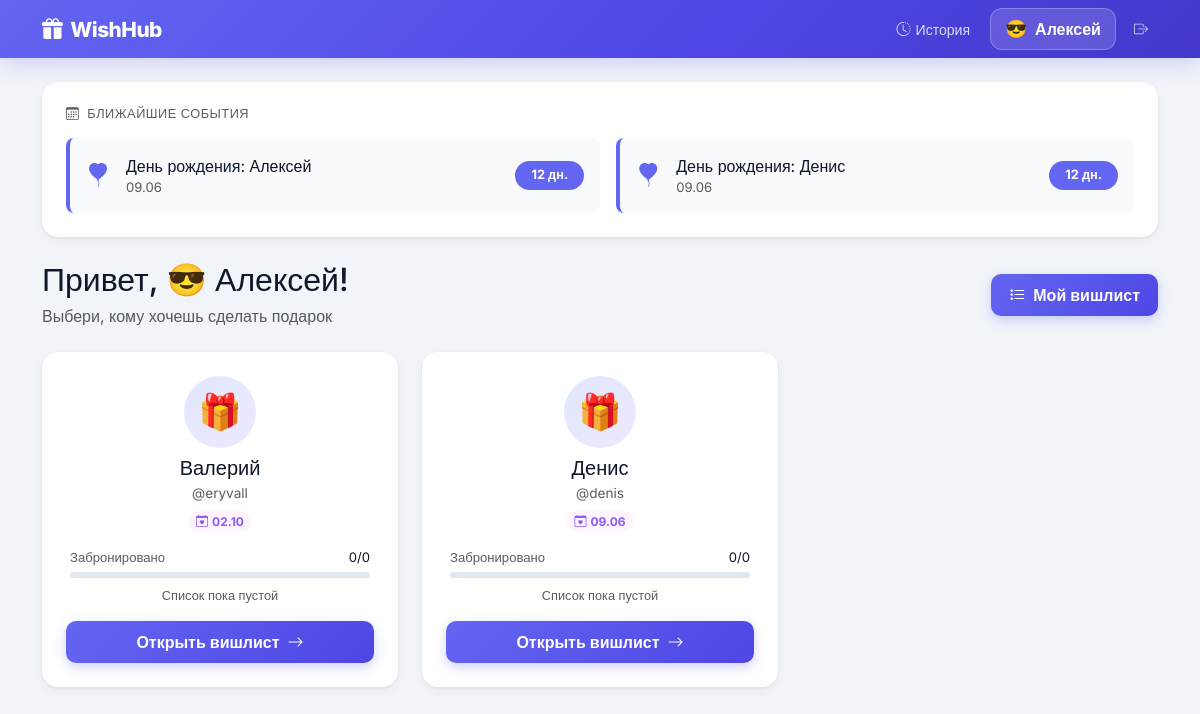
Screenshot of / (signed in) with the database file from the repository.
### app.py (models this page shows)
class User(UserMixin, db.Model):
    id            = db.Column(db.Integer, primary_key=True)
    username      = db.Column(db.String(50), unique=True, nullable=False)
    password_hash = db.Column(db.String(255), nullable=False)
    name          = db.Column(db.String(50), nullable=False)
    is_admin      = db.Column(db.Boolean, default=False)
    birthday      = db.Column(db.Date, nullable=True)
    emoji         = db.Column(db.String(10), default='🎁')
    wishes        = db.relationship('WishItem', backref='owner', lazy=True, foreign_keys='WishItem.user_id')

### app.py (the view)
@app.route('/')
@login_required
def index():
    users = User.query.filter(User.id != current_user.id).all()
    events = get_upcoming_events()
    stats = {}
    for u in users:
        total   = WishItem.query.filter_by(user_id=u.id, is_purchased=False).count()
        booked  = WishItem.query.filter_by(user_id=u.id, is_purchased=False).filter(WishItem.booked_by_id != None).count()
        stats[u.id] = {'total': total, 'booked': booked}
    return render_template('index.html', users=users, events=events, stats=stats)

### app.py (called while the page is built)
@login_manager.user_loader
def load_user(user_id):
    return db.session.get(User, int(user_id))

### templates/index.html (shortened to what this page needs)
{% extends "base.html" %}
{% block content %}
{% if events %}
<div class="mb-4">
  <div class="card-w p-4">
    <h6 class="fw-700 text-muted mb-3 d-flex align-items-center gap-2" style="font-size:.8rem;text-transform:uppercase;letter-spacing:.5px">
      <i class="bi bi-calendar3 text-indigo"></i> Ближайшие события
    </h6>
    <div class="d-flex flex-wrap gap-3">
      {% for ev in events %}
      <div class="d-flex align-items-center gap-3 p-3 rounded-3 flex-grow-1"
           style="background:{% if ev.days_left==0 %}linear-gradient(135deg,#fdf4ff,#ede9fe){% else %}#f8fafc{% endif %};min-width:240px;border-left:4px solid {% if ev.days_left==0 %}#8b5cf6{% else %}#6366f1{% endif %}">
        <i class="bi {{ ev.icon }} fs-4" style="color:{% if ev.days_left==0 %}#8b5cf6{% else %}#6366f1{% endif %}"></i>
        <div class="flex-grow-1">
          <div class="fw-600">{{ ev.text }}</div>
          <div class="text-muted" style="font-size:.82rem">{{ ev.date }}</div>
        </div>
        <span class="badge rounded-pill px-3 py-2 fw-600"
              style="background:{% if ev.days_left==0 %}#8b5cf6{% else %}#6366f1{% endif %};color:#fff;font-size:.8rem">
          {% if ev.days_left == 0 %}🎉 Сегодня!{% else %}{{ ev.days_left }} дн.{% endif %}
        </span>
      </div>
      {% endfor %}
    </div>
  </div>
</div>
{% endif %}
<div class="d-flex align-items-center justify-content-between mb-4">
  <div>
    <h2 class="fw-800 mb-0">Привет, {{ current_user.emoji }} {{ current_user.name }}!</h2>
    <p class="text-muted mb-0 mt-1">Выбери, кому хочешь сделать подарок</p>
  </div>
  <a href="{{ url_for('my_wishlist') }}" class="btn btn-w btn-w-primary">
    <i class="bi bi-list-stars me-1"></i> Мой вишлист
  </a>
</div>
{% if users %}
<div class="row g-4">
  {% for u in users %}
  {% set s = stats[u.id] %}
  <div class="col-sm-6 col-lg-4">
    <div class="card-w p-4 h-100 d-flex flex-col" style="flex-direction:column">
      <div class="text-center mb-3">
        <div class="d-inline-flex align-items-center justify-content-center rounded-circle mb-2"
             style="width:72px;height:72px;font-size:2.2rem;background:linear-gradient(135deg,#e0e7ff,#ede9fe)">
          {{ u.emoji }}
        </div>
        <h5 class="fw-700 mb-0">{{ u.name }}</h5>
        <span class="text-muted" style="font-size:.85rem">@{{ u.username }}</span>
        {% if u.birthday %}
        <div class="mt-1">
          <span class="badge rounded-pill px-2 py-1" style="background:#fdf4ff;color:#8b5cf6;font-size:.75rem">
            <i class="bi bi-calendar-heart me-1"></i>{{ u.birthday.strftime('%d.%m') }}
          </span>
        </div>
        {% endif %}
      </div>
      <div class="mb-3 px-1">
        <div class="d-flex justify-content-between mb-1">
          <span class="text-muted" style="font-size:.82rem">Забронировано</span>
          <span class="fw-600" style="font-size:.82rem">{{ s.booked }}/{{ s.total }}</span>
        </div>
        <div class="progress-w">
        </div>
        {% if s.total == 0 %}
        <p class="text-muted text-center mt-2 mb-0" style="font-size:.8rem">Список пока пустой</p>
        {% elif s.booked == s.total %}
        <p class="text-success text-center mt-2 mb-0 fw-600" style="font-size:.8rem">✅ Все желания забронированы!</p>
        {% else %}
        <p class="text-muted text-center mt-2 mb-0" style="font-size:.8rem">{{ s.total - s.booked }} желан{{ 'ие' if (s.total-s.booked)==1 else 'ия' if (s.total-s.booked) in [2,3,4] else 'ий' }} ждут</p>
        {% endif %}
      </div>
      <a href="{{ url_for('view_wishlist', user_id=u.id) }}" class="btn btn-w btn-w-primary w-100 mt-auto">
        Открыть вишлист <i class="bi bi-arrow-right ms-1"></i>
      </a>
    </div>
  </div>
  {% endfor %}
</div>
{% else %}
<div class="text-center py-5 card-w">
  <div style="font-size:4rem">👨‍👩‍👧‍👦</div>
  <h4 class="fw-700 mt-3">Семья пока не добавлена</h4>
  <p class="text-muted">Попроси администратора добавить остальных членов семьи</p>
</div>
{% endif %}
{% endblock %}

### templates/base.html (shortened to what this page needs)
<!DOCTYPE html>
<html lang="ru">
<head>
<link href="https://cdn.jsdelivr.net/npm/bootstrap@5.3.0/dist/css/bootstrap.min.css" rel="stylesheet">
<link href="https://cdn.jsdelivr.net/npm/bootstrap-icons@1.11.3/font/bootstrap-icons.min.css" rel="stylesheet">
</head>
<body>
<nav class="navbar navbar-expand-lg navbar-custom py-2 mb-4">
  <div class="container">
    <a class="navbar-brand text-white d-flex align-items-center gap-2" href="{{ url_for('index') }}">
      <i class="bi bi-gift-fill"></i> WishHub
    </a>
    {% if current_user.is_authenticated %}
    <div class="d-flex align-items-center gap-2 ms-auto flex-wrap">
      <a href="{{ url_for('history') }}" class="nav-history-btn">
        <i class="bi bi-clock-history"></i><span class="d-none d-sm-inline">История</span>
      </a>
      <a href="{{ url_for('my_wishlist') }}" class="nav-user-btn">
        <span style="font-size:1.1rem">{{ current_user.emoji }}</span>
        <span>{{ current_user.name }}</span>
      </a>
      <form method="POST" action="{{ url_for('logout') }}" class="m-0">
        <button type="submit" class="nav-link-logout border-0 bg-transparent cursor-pointer">
          <i class="bi bi-box-arrow-right"></i>
        </button>
      </form>
    </div>
    {% endif %}
  </div>
</nav>
<div class="container pb-5">
  {% block content %}{% endblock %}
</div>
</body>
</html>

### templates/base.html (style rules this page uses)
:root { --indigo: #6366f1; --indigo-d: #4f46e5; --indigo-l: #e0e7ff; --bg: #f1f5f9; --card: #fff; --text: #0f172a; --muted: #64748b; --border: #e2e8f0; --shadow: 0 1px 3px rgba(0,0,0,.07), 0 4px 12px rgba(0,0,0,.04); --shadow-lg: 0 8px 30px rgba(99,102,241,.12); --radius: 16px; --radius-sm: 10px; }
* { box-sizing: border-box; }
body { font-family:'Inter',sans-serif; background:var(--bg); color:var(--text); min-height:100vh; }
.navbar-custom { background: linear-gradient(135deg, #6366f1 0%, #4f46e5 60%, #4338ca 100%); box-shadow: 0 4px 24px rgba(79,70,229,.25); }
.navbar-brand { font-weight: 800; font-size: 1.3rem; letter-spacing: -.5px; }
.nav-user-btn { background: rgba(255,255,255,.15); backdrop-filter: blur(8px); border: 1px solid rgba(255,255,255,.25); border-radius: 12px; color: #fff; padding: 7px 14px; font-weight: 600; text-decoration: none; display: flex; align-items: center; gap: 8px; transition: all .2s; }
.nav-link-logout { color: rgba(255,255,255,.7); text-decoration: none; font-size: .88rem; padding: 6px 10px; border-radius: 8px; transition: all .2s; }
.nav-history-btn { color: rgba(255,255,255,.8); text-decoration: none; font-size: .88rem; padding: 6px 12px; border-radius: 8px; transition: all .2s; display: flex; align-items: center; gap: 5px; }
.card-w { background: var(--card); border: none; border-radius: var(--radius); box-shadow: var(--shadow); transition: transform .25s, box-shadow .25s; }
.btn-w { border-radius: 10px; font-weight: 600; padding: 9px 18px; transition: all .2s; border: none; }
.btn-w-primary { background: linear-gradient(135deg,#6366f1,#4f46e5) !important; color: #fff !important; box-shadow: 0 4px 12px rgba(99,102,241,.3); }
.progress-w { height: 6px; border-radius: 99px; background: #e2e8f0; overflow: hidden; }

### rows the page displays
User: emoji "😎", name "Алексей"
User: emoji "🎁", name "Валерий", username "eryvall", birthday "02.10", booked "0", total "0"
User: emoji "🎁", name "Денис", username "denis", birthday "09.06", booked "0", total "0"

### other values shown
{{ ev.text }} "День рождения: Алексей" "День рождения: Денис"
{{ ev.date }} "09.06" "09.06"
{{ ev.days_left }} "12" "12"
